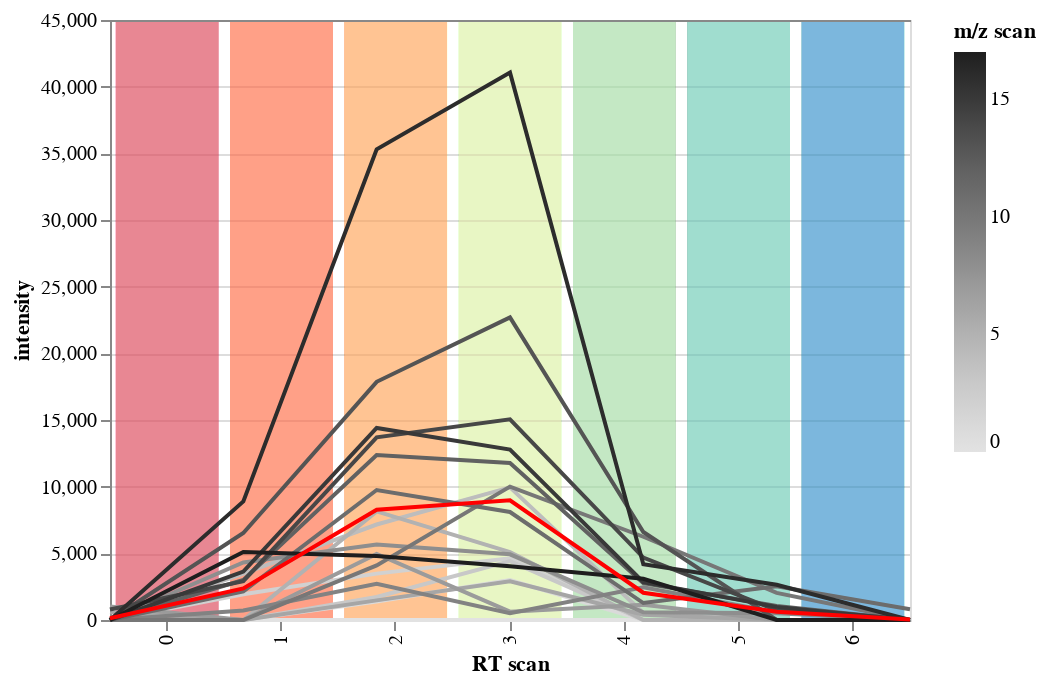

Notebook code cell kept with this figure:
### Code cell


### Figure 1 — Vega-Lite specification as saved in the notebook (floating-point values rounded to 4 significant figures)
{"config": {"view": {"continuousWidth": 300, "continuousHeight": 300}}, "layer": [{"mark": {"type": "bar", "opacity": 0.05}, "encoding": {"color": {"field": "RT_scan", "legend": null, "scale": {"domain": [0, 1, 2, 3, 4, 5, 6], "range": ["#d0384e", "#ee6445", "#fa9b58", "#d1ed9c", "#97d5a4", "#5cb7aa", "#3682ba"]}, "type": "ordinal"}, "x": {"axis": {"title": "RT scan"}, "field": "RT_scan", "type": "ordinal"}, "y": {"value": 1}}, "title": ""}, {"mark": {"type": "line"}, "encoding": {"color": {"field": "mz_scan", "legend": {"title": "m/z scan"}, "scale": {"scheme": "greys"}, "type": "quantitative"}, "x": {"axis": {"labels": false, "ticks": false, "title": null}, "field": "RT_scan", "type": "quantitative"}, "y": {"field": "intensity", "type": "quantitative"}}}, {"data": {"name": "data-bd599a03ca8b3d513fef2d41d1e5fe18"}, "mark": {"type": "line", "color": "red"}, "encoding": {"x": {"axis": {"labels": false, "ticks": false, "title": null}, "field": "RT_scan", "type": "quantitative"}, "y": {"field": "intensity", "type": "quantitative"}}}], "data": {"name": "data-cb806af6f0dcbb09bd166264d20551e8"}, "height": 300, "width": 400, "$schema": "https://vega.github.io/schema/vega-lite/v5.20.1.json", "datasets": {"data-cb806af6f0dcbb09bd166264d20551e8": [{"mz_scan": 0, "RT_scan": 0, "intensity": 0.0}, {"mz_scan": 1, "RT_scan": 0, "intensity": 0.0}, {"mz_scan": 2, "RT_scan": 0, "intensity": 0.0}, {"mz_scan": 3, "RT_scan": 0, "intensity": 0.0}, {"mz_scan": 4, "RT_scan": 0, "intensity": 0.0}, {"mz_scan": 5, "RT_scan": 0, "intensity": 0.0}, {"mz_scan": 6, "RT_scan": 0, "intensity": 578.5}, {"mz_scan": 7, "RT_scan": 0, "intensity": 1009.0}, {"mz_scan": 8, "RT_scan": 0, "intensity": 0.0}, {"mz_scan": 9, "RT_scan": 0, "intensity": 0.0}, {"mz_scan": 10, "RT_scan": 0, "intensity": 0.0}, {"mz_scan": 11, "RT_scan": 0, "intensity": 0.0}, {"mz_scan": 12, "RT_scan": 0, "intensity": 0.0}, {"mz_scan": 13, "RT_scan": 0, "intensity": 0.0}, {"mz_scan": 14, "RT_scan": 0, "intensity": 785.8}, {"mz_scan": 15, "RT_scan": 0, "intensity": 0.0}, {"mz_scan": 16, "RT_scan": 0, "intensity": 0.0}, {"mz_scan": 17, "RT_scan": 0, "intensity": 0.0}, {"mz_scan": 0, "RT_scan": 1, "intensity": 0.0}, {"mz_scan": 1, "RT_scan": 1, "intensity": 0.0}, {"mz_scan": 2, "RT_scan": 1, "intensity": 1937.0}, {"mz_scan": 3, "RT_scan": 1, "intensity": 0.0}, {"mz_scan": 4, "RT_scan": 1, "intensity": 3471.0}, {"mz_scan": 5, "RT_scan": 1, "intensity": 0.0}, {"mz_scan": 6, "RT_scan": 1, "intensity": 0.0}, {"mz_scan": 7, "RT_scan": 1, "intensity": 0.0}, {"mz_scan": 8, "RT_scan": 1, "intensity": 4320.0}, {"mz_scan": 9, "RT_scan": 1, "intensity": 713.0}, {"mz_scan": 10, "RT_scan": 1, "intensity": 0.0}, {"mz_scan": 11, "RT_scan": 1, "intensity": 2146.0}, {"mz_scan": 12, "RT_scan": 1, "intensity": 3000.0}, {"mz_scan": 13, "RT_scan": 1, "intensity": 6522.0}, {"mz_scan": 14, "RT_scan": 1, "intensity": 2912.0}, {"mz_scan": 15, "RT_scan": 1, "intensity": 3629.0}, {"mz_scan": 16, "RT_scan": 1, "intensity": 8892.0}, {"mz_scan": 17, "RT_scan": 1, "intensity": 5105.0}, {"mz_scan": 0, "RT_scan": 2, "intensity": 0.0}, {"mz_scan": 1, "RT_scan": 2, "intensity": 1394.0}, {"mz_scan": 2, "RT_scan": 2, "intensity": 3477.0}, {"mz_scan": 3, "RT_scan": 2, "intensity": 1723.0}, {"mz_scan": 4, "RT_scan": 2, "intensity": 7162.0}, {"mz_scan": 5, "RT_scan": 2, "intensity": 8141.0}, {"mz_scan": 6, "RT_scan": 2, "intensity": 1473.0}, {"mz_scan": 7, "RT_scan": 2, "intensity": 4951.0}, {"mz_scan": 8, "RT_scan": 2, "intensity": 5656.0}, {"mz_scan": 9, "RT_scan": 2, "intensity": 2719.0}, {"mz_scan": 10, "RT_scan": 2, "intensity": 4092.0}, {"mz_scan": 11, "RT_scan": 2, "intensity": 9749.0}, {"mz_scan": 12, "RT_scan": 2, "intensity": 12380.0}, {"mz_scan": 13, "RT_scan": 2, "intensity": 17860.0}, {"mz_scan": 14, "RT_scan": 2, "intensity": 13700.0}, {"mz_scan": 15, "RT_scan": 2, "intensity": 14400.0}, {"mz_scan": 16, "RT_scan": 2, "intensity": 35300.0}, {"mz_scan": 17, "RT_scan": 2, "intensity": 4793.0}, {"mz_scan": 0, "RT_scan": 3, "intensity": 0.0}, {"mz_scan": 1, "RT_scan": 3, "intensity": 3001.0}, {"mz_scan": 2, "RT_scan": 3, "intensity": 4633.0}, {"mz_scan": 3, "RT_scan": 3, "intensity": 4418.0}, {"mz_scan": 4, "RT_scan": 3, "intensity": 9945.0}, {"mz_scan": 5, "RT_scan": 3, "intensity": 5099.0}, {"mz_scan": 6, "RT_scan": 3, "intensity": 2911.0}, {"mz_scan": 7, "RT_scan": 3, "intensity": 623.3}, {"mz_scan": 8, "RT_scan": 3, "intensity": 4927.0}, {"mz_scan": 9, "RT_scan": 3, "intensity": 510.8}, {"mz_scan": 10, "RT_scan": 3, "intensity": 10010.0}, {"mz_scan": 11, "RT_scan": 3, "intensity": 8099.0}, {"mz_scan": 12, "RT_scan": 3, "intensity": 11770.0}, {"mz_scan": 13, "RT_scan": 3, "intensity": 22700.0}, {"mz_scan": 14, "RT_scan": 3, "intensity": 15050.0}, {"mz_scan": 15, "RT_scan": 3, "intensity": 12790.0}, {"mz_scan": 16, "RT_scan": 3, "intensity": 41060.0}, {"mz_scan": 17, "RT_scan": 3, "intensity": 4025.0}, {"mz_scan": 0, "RT_scan": 4, "intensity": 0.0}, {"mz_scan": 1, "RT_scan": 4, "intensity": 0.0}, {"mz_scan": 2, "RT_scan": 4, "intensity": 0.0}, {"mz_scan": 3, "RT_scan": 4, "intensity": 0.0}, {"mz_scan": 4, "RT_scan": 4, "intensity": 530.8}, {"mz_scan": 5, "RT_scan": 4, "intensity": 0.0}, {"mz_scan": 6, "RT_scan": 4, "intensity": 398.7}, {"mz_scan": 7, "RT_scan": 4, "intensity": 1151.0}, {"mz_scan": 8, "RT_scan": 4, "intensity": 577.4}, {"mz_scan": 9, "RT_scan": 4, "intensity": 2456.0}, {"mz_scan": 10, "RT_scan": 4, "intensity": 6244.0}, {"mz_scan": 11, "RT_scan": 4, "intensity": 1272.0}, {"mz_scan": 12, "RT_scan": 4, "intensity": 2759.0}, {"mz_scan": 13, "RT_scan": 4, "intensity": 6598.0}, {"mz_scan": 14, "RT_scan": 4, "intensity": 4686.0}, {"mz_scan": 15, "RT_scan": 4, "intensity": 2838.0}, {"mz_scan": 16, "RT_scan": 4, "intensity": 4179.0}, {"mz_scan": 17, "RT_scan": 4, "intensity": 3093.0}, {"mz_scan": 0, "RT_scan": 5, "intensity": 0.0}, {"mz_scan": 1, "RT_scan": 5, "intensity": 0.0}, {"mz_scan": 2, "RT_scan": 5, "intensity": 0.0}, {"mz_scan": 3, "RT_scan": 5, "intensity": 0.0}, {"mz_scan": 4, "RT_scan": 5, "intensity": 0.0}, {"mz_scan": 5, "RT_scan": 5, "intensity": 0.0}, {"mz_scan": 6, "RT_scan": 5, "intensity": 0.0}, {"mz_scan": 7, "RT_scan": 5, "intensity": 0.0}, {"mz_scan": 8, "RT_scan": 5, "intensity": 505.2}, {"mz_scan": 9, "RT_scan": 5, "intensity": 566.9}, {"mz_scan": 10, "RT_scan": 5, "intensity": 2032.0}, {"mz_scan": 11, "RT_scan": 5, "intensity": 2526.0}, {"mz_scan": 12, "RT_scan": 5, "intensity": 1050.0}, {"mz_scan": 13, "RT_scan": 5, "intensity": 0.0}, {"mz_scan": 14, "RT_scan": 5, "intensity": 731.5}, {"mz_scan": 15, "RT_scan": 5, "intensity": 983.5}, {"mz_scan": 16, "RT_scan": 5, "intensity": 2641.0}, {"mz_scan": 17, "RT_scan": 5, "intensity": 0.0}, {"mz_scan": 0, "RT_scan": 6, "intensity": 0.0}, {"mz_scan": 1, "RT_scan": 6, "intensity": 0.0}, {"mz_scan": 2, "RT_scan": 6, "intensity": 0.0}, {"mz_scan": 3, "RT_scan": 6, "intensity": 0.0}, {"mz_scan": 4, "RT_scan": 6, "intensity": 0.0}, {"mz_scan": 5, "RT_scan": 6, "intensity": 0.0}, {"mz_scan": 6, "RT_scan": 6, "intensity": 0.0}, {"mz_scan": 7, "RT_scan": 6, "intensity": 0.0}, {"mz_scan": 8, "RT_scan": 6, "intensity": 0.0}, {"mz_scan": 9, "RT_scan": 6, "intensity": 0.0}, {"mz_scan": 10, "RT_scan": 6, "intensity": 0.0}, {"mz_scan": 11, "RT_scan": 6, "intensity": 801.8}, {"mz_scan": 12, "RT_scan": 6, "intensity": 0.0}, {"mz_scan": 13, "RT_scan": 6, "intensity": 0.0}, {"mz_scan": 14, "RT_scan": 6, "intensity": 0.0}, {"mz_scan": 15, "RT_scan": 6, "intensity": 0.0}, {"mz_scan": 16, "RT_scan": 6, "intensity": 0.0}, {"mz_scan": 17, "RT_scan": 6, "intensity": 0.0}], "data-bd599a03ca8b3d513fef2d41d1e5fe18": [{"RT_scan": 0, "intensity": 131.8}, {"RT_scan": 1, "intensity": 2369.0}, {"RT_scan": 2, "intensity": 8276.0}, {"RT_scan": 3, "intensity": 8976.0}, {"RT_scan": 4, "intensity": 2044.0}, {"RT_scan": 5, "intensity": 613.1}, {"RT_scan": 6, "intensity": 44.54}]}}
